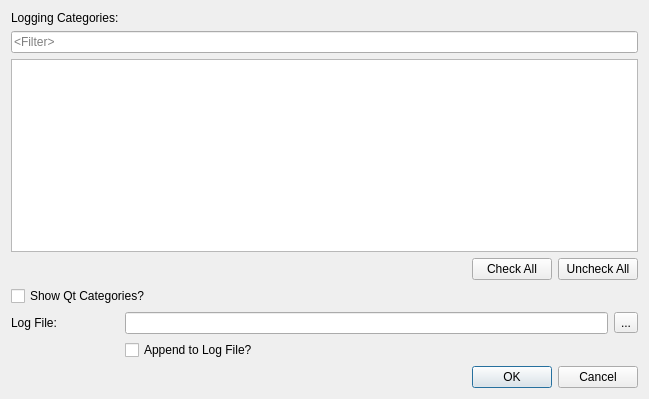
<?xml version="1.0" encoding="UTF-8"?>
<ui version="4.0">
 <class>NTowel42Utils::NSystemLogging::CSetupSystemLoggingDlg</class>
 <widget class="QDialog" name="NTowel42Utils::NSystemLogging::CSetupSystemLoggingDlg">
  <property name="geometry">
   <rect>
    <x>0</x>
    <y>0</y>
    <width>649</width>
    <height>399</height>
   </rect>
  </property>
  <property name="windowTitle">
   <string>Setup System Logging:</string>
  </property>
  <layout class="QGridLayout" name="gridLayout">
   <item row="5" column="2">
    <widget class="QToolButton" name="setLogFile">
     <property name="text">
      <string>...</string>
     </property>
     <property name="icon">
      <iconset theme="QIcon::ThemeIcon::DocumentNew"/>
     </property>
    </widget>
   </item>
   <item row="3" column="0" colspan="3">
    <layout class="QHBoxLayout" name="horizontalLayout">
     <item>
      <spacer name="horizontalSpacer">
       <property name="orientation">
        <enum>Qt::Orientation::Horizontal</enum>
       </property>
       <property name="sizeHint" stdset="0">
        <size>
         <width>40</width>
         <height>20</height>
        </size>
       </property>
      </spacer>
     </item>
     <item>
      <widget class="QPushButton" name="checkAll">
       <property name="text">
        <string>Check All</string>
       </property>
      </widget>
     </item>
     <item>
      <widget class="QPushButton" name="uncheckAll">
       <property name="text">
        <string>Uncheck All</string>
       </property>
      </widget>
     </item>
    </layout>
   </item>
   <item row="4" column="0" colspan="3">
    <widget class="QCheckBox" name="showQtCategories">
     <property name="text">
      <string>Show Qt Categories?</string>
     </property>
    </widget>
   </item>
   <item row="2" column="0" colspan="3">
    <widget class="QTreeView" name="categories"/>
   </item>
   <item row="7" column="0" colspan="3">
    <widget class="QDialogButtonBox" name="buttonBox">
     <property name="orientation">
      <enum>Qt::Orientation::Horizontal</enum>
     </property>
     <property name="standardButtons">
      <set>QDialogButtonBox::StandardButton::Cancel|QDialogButtonBox::StandardButton::Ok</set>
     </property>
    </widget>
   </item>
   <item row="5" column="0">
    <widget class="QLabel" name="label_2">
     <property name="text">
      <string>Log File:</string>
     </property>
    </widget>
   </item>
   <item row="0" column="0">
    <widget class="QLabel" name="label">
     <property name="text">
      <string>Logging Categories:</string>
     </property>
    </widget>
   </item>
   <item row="1" column="0" colspan="3">
    <widget class="QLineEdit" name="filter">
     <property name="placeholderText">
      <string>&lt;Filter&gt;</string>
     </property>
    </widget>
   </item>
   <item row="5" column="1">
    <widget class="QLineEdit" name="logFile"/>
   </item>
   <item row="6" column="1" colspan="2">
    <widget class="QCheckBox" name="appendToLogFile">
     <property name="text">
      <string>Append to Log File?</string>
     </property>
    </widget>
   </item>
  </layout>
 </widget>
 <tabstops>
  <tabstop>categories</tabstop>
  <tabstop>checkAll</tabstop>
  <tabstop>uncheckAll</tabstop>
  <tabstop>showQtCategories</tabstop>
  <tabstop>logFile</tabstop>
  <tabstop>setLogFile</tabstop>
 </tabstops>
 <resources/>
 <connections>
  <connection>
   <sender>buttonBox</sender>
   <signal>accepted()</signal>
   <receiver>NTowel42Utils::NSystemLogging::CSetupSystemLoggingDlg</receiver>
   <slot>accept()</slot>
   <hints>
    <hint type="sourcelabel">
     <x>248</x>
     <y>254</y>
    </hint>
    <hint type="destinationlabel">
     <x>157</x>
     <y>274</y>
    </hint>
   </hints>
  </connection>
  <connection>
   <sender>buttonBox</sender>
   <signal>rejected()</signal>
   <receiver>NTowel42Utils::NSystemLogging::CSetupSystemLoggingDlg</receiver>
   <slot>reject()</slot>
   <hints>
    <hint type="sourcelabel">
     <x>316</x>
     <y>260</y>
    </hint>
    <hint type="destinationlabel">
     <x>286</x>
     <y>274</y>
    </hint>
   </hints>
  </connection>
 </connections>
</ui>
